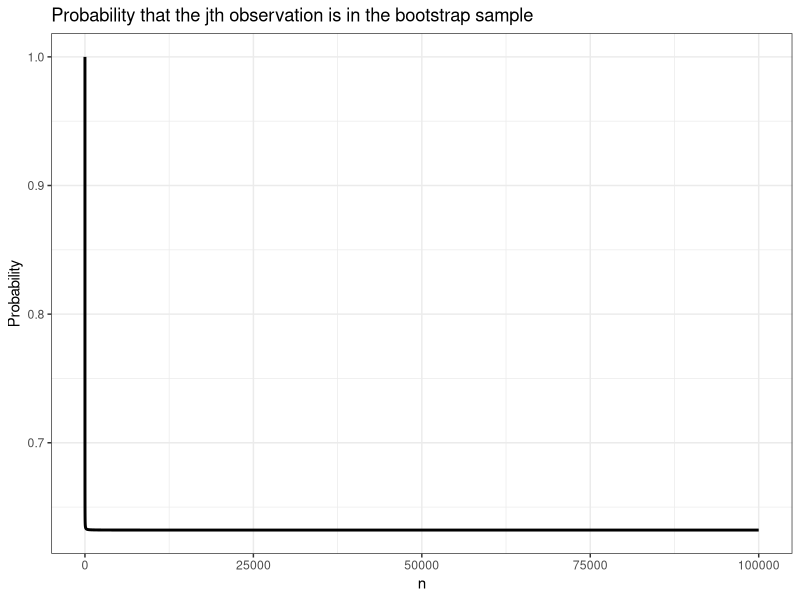
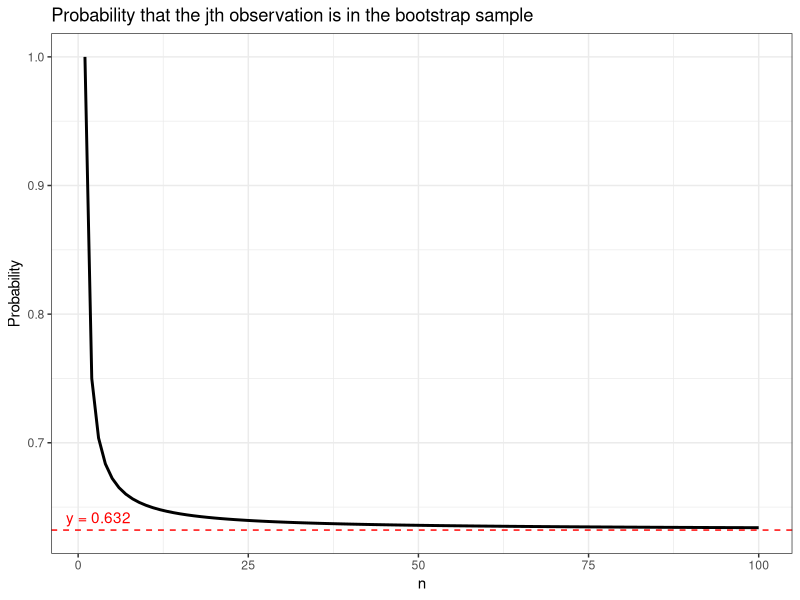

Write the R code that produced these figures, in order.
## ---- chunk 1
library(tidyverse)

n = 1:100000
data.frame(n, prob = 1 - (1 - 1/n)^n) %>%
  ggplot(aes(x = n, y = prob)) +
  geom_line(size = 1) +
  labs(x = "n", y = "Probability", title = "Probability that the jth observation is in the bootstrap sample") +
  theme_bw()
## ---- chunk 2
library(tidyverse)

n = 1:100
data.frame(n, prob = 1 - (1 - 1/n)^n) %>%
  ggplot(aes(x = n, y = prob)) +
  geom_line(size = 1) +
  geom_hline(yintercept = 1 - (1 - 1/100000)^100000, 
             linetype = "dashed", color = "red") +
  annotate("text", x = 3, y = 0.642, label = "y = 0.632", color = "red") +
  labs(x = "n", y = "Probability", title = "Probability that the jth observation is in the bootstrap sample") +
  theme_bw()
## ---- chunk 3
store <- rep(NA, 10000)
for(i in 1:10000){
  store[i] <- sum(sample(1:100, rep=TRUE) == 4) > 0
}
mean(store)
